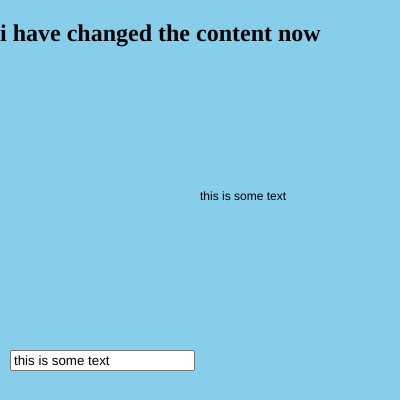
Frame 1 (no input)
Frame 60 (no input): identical to frame 1, image omitted
Frame 120 (the mouse pressed at the canvas centre since frame 60): identical to frame 1, image omitted

The p5.js sketch that drew this single still picture (run headless with seeded random() and noise() and a simulated clock; from frame 60 on, the mouse is pressed at the canvas centre):

// p5.js sketch
// ── sketch.js
let headerElement;
let slider;
let inputText;
let dropdown;

function setup() {
  createCanvas(400, 400);

  headerElement = createElement("h2", "hi this is h2");
  headerElement.position(0, 0);
  headerElement.html("i have changed the content now");

  slider = createSlider(0, width, width / 2);

  inputText = createInput("this is some text");
  inputText.position(10, 350);

  dropdown = createSelect();
  dropdown.option("sky blue", "skyblue");
  dropdown.option("pink");
}

function draw() {
  background(dropdown.value());
  // print(slider.value())
  text(inputText.value(), slider.value(), height / 2);
}

// ── style.css
html, body {
  margin: 0;
  padding: 0;
}
canvas {
  display: block;
}

p{
  color: blue;
  background-color:yellow;
}

h1{
  color:red;
}
